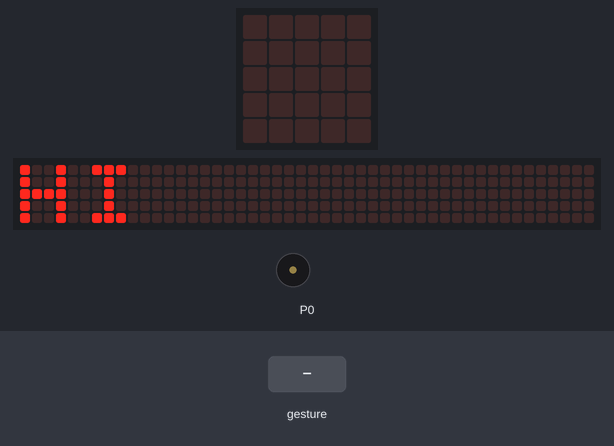
Simulated run of this program. Board: BBC micro:bit (MakeCode). Parts: the board's 5×5 LED display, a strip that is not on the board, showing the scrolling text unrolled, buzzer (waves = sounding). The inputs (shaded band) are chosen by the test bench. Random numbers come from a fixed seed; a tilt is held for 1.5 s and a shake lasts 1 s, then the board lies face up again; the 48×5 strip is a reading aid, not a part: it shows the text the display is scrolling, unrolled, one strip-width of it at a time.

Above: at 2.2 s.
At 4.3 s:
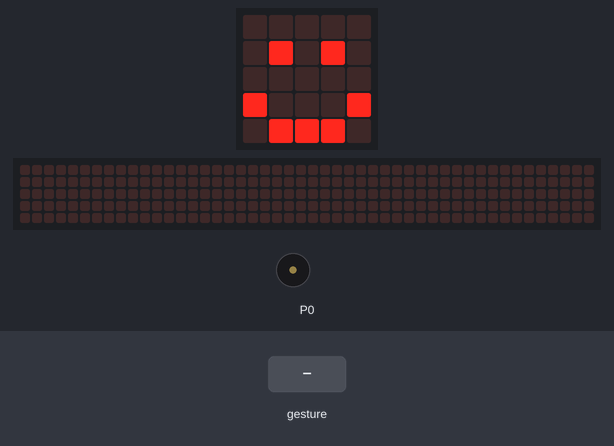
4.4 s: gesture 'shake'
At 19.4 s:
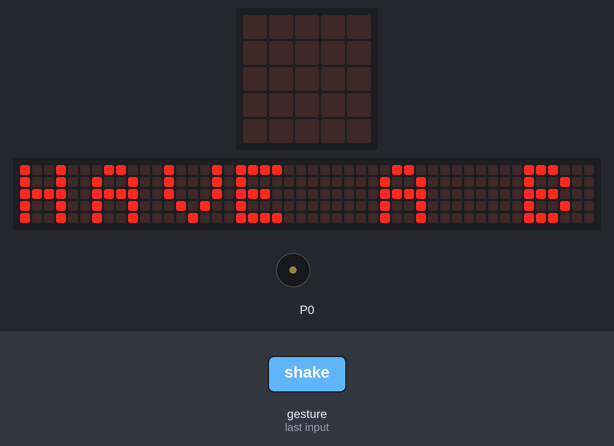
At 35.8 s:
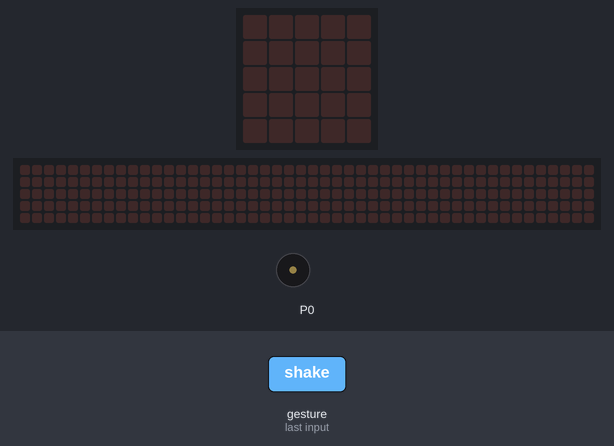
Timing chart, 0 to 36.2 s (numbered marks = the images above; inputs shaded):
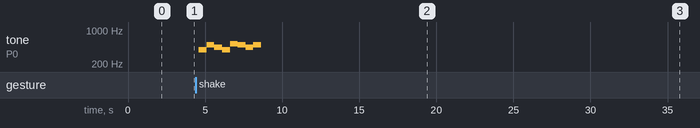

Measured:
- after the input at 4.4 s, tone on P0: plays 392 Hz for 0.51 s, 494 Hz for 0.51 s, 440 Hz for 0.51 s, 392 Hz for 0.51 s, 523 Hz for 0.51 s, 494 Hz for 0.51 s … (8 notes in this stretch), starting after 0.20 s; the display: first changes after 4.2 s (image 2 shows a later state)
- what the display in image 0 shows lasts 0.6 s, from 2.1 s to 2.7 s

The program:

main.ts
```typescript
input.onGesture(Gesture.Shake, function () {
    music.playMelody("G B A G C5 B A B ", 120)
    Color = randint(1, 10)
    if (Color == 1) {
        basic.showString("RED")
    }
    if (Color == 2) {
        basic.showString("ORANGE")
    }
    if (Color == 3) {
        basic.showString("YELLOW")
    }
    if (Color == 4) {
        basic.showString("GREEN")
    }
    if (Color == 5) {
        basic.showString("BLUE")
    }
    if (Color == 6) {
        basic.showString("INDIGO")
    }
    if (Color == 6) {
        basic.showString("PURPLE")
    }
    if (Color == 7) {
        basic.showString("PURPLE")
    }
    if (Color == 8) {
        basic.showString("BLACK")
    }
    if (Color == 9) {
        basic.showString("WHITE")
    }
    if (Color == 10) {
        basic.showString("GREY")
    }
    basic.showString("HAVE A BEAUTIFUL DAY!")
})
let Color = 0
basic.showString("HI")
basic.showLeds(`
    . . . . .
    . # . # .
    . . . . .
    # . . . #
    . # # # .
    `)
```

test.ts
```typescript
// 在這裡測試；當此封包作為擴充功能時，將不會編譯此內容。
```
